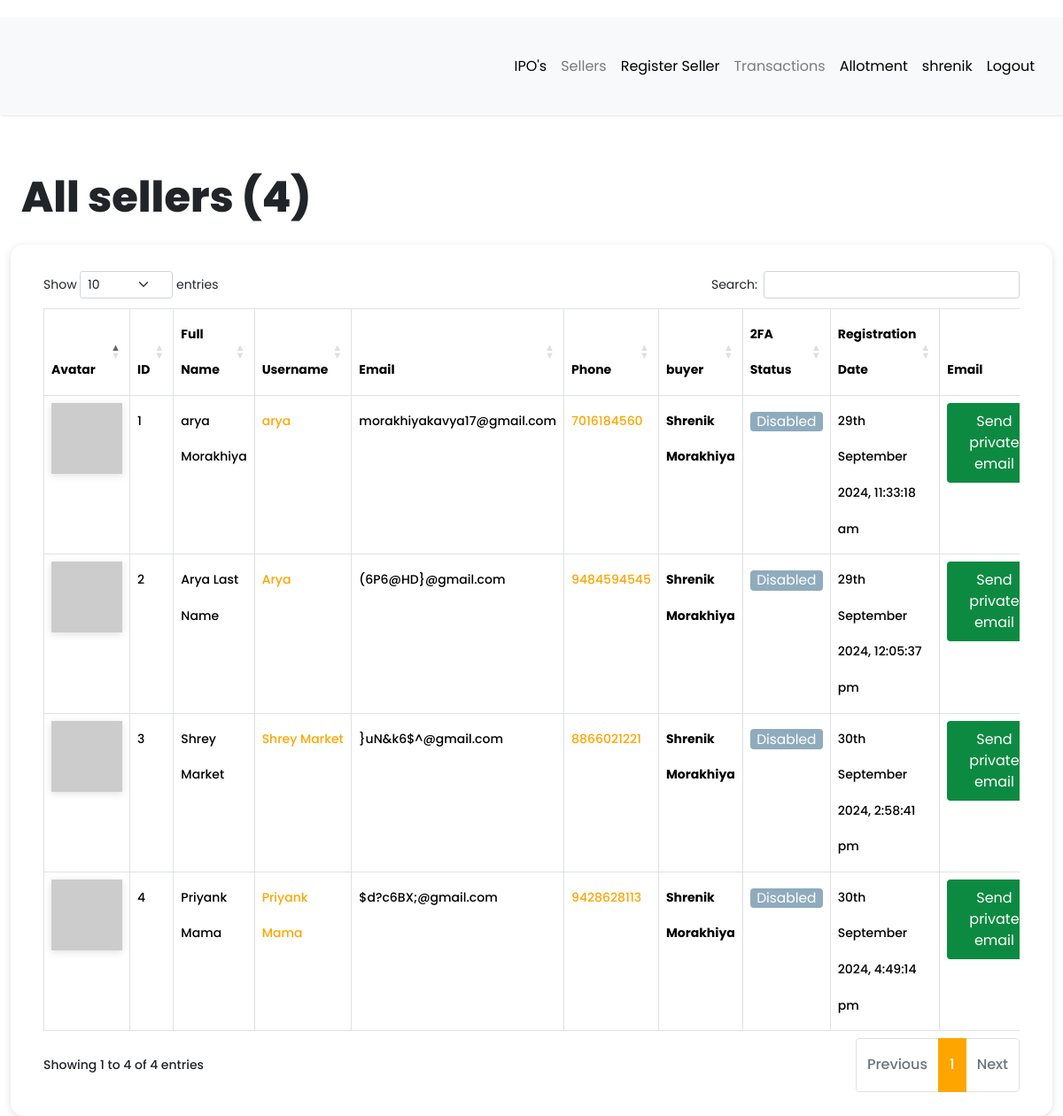
Screenshot of /dashboard/all-sellers (signed in) with the database file from the repository.
### app/models.py (models this page shows, shortened)
class User(db.Model, UserMixin):
    __tablename__ = "user"
    id = db.Column(db.Integer, primary_key=True)
    first_name = db.Column(db.String(64), index=True, default="First Name", nullable=False)
    last_name = db.Column(db.String(64), index=True, nullable=True)
    username = db.Column(db.String(64), index=True, unique=True, nullable=False)
    email = db.Column(db.String(128), index=True, nullable=False)
    password_hash = db.Column(db.String(128))
    confirm_password = db.Column(db.String(128))
    phone_number = db.Column(db.String(20), nullable=False, unique = True)
    verification_phone = db.Column(db.String(20))
    active = db.Column(db.Boolean, nullable=False, default=True)
    delete_account = db.Column(db.Boolean, default=False)
    registered_at = db.Column(db.DateTime, default=datetime.utcnow, nullable=False)
    emails = db.relationship("Email", backref="author", lazy="dynamic")
    type = db.Column(db.String(64))
    __mapper_args__ = {"polymorphic_identity": "user", "polymorphic_on": "type"}
    def two_factor_enabled(self):
        return self.verification_phone is not None
    @property
    def is_active(self):
        return self.active
    def avatar(self, size):
        digest = md5(self.email.lower().encode("utf-8")).hexdigest()
        return f"https://www.gravatar.com/avatar/{digest}?d=identicon&s={size}"

class Seller(User):
    __tablename__ = "seller"
    id = db.Column(
        db.Integer,
        db.ForeignKey("user.id", ondelete="CASCADE", name="fk_seller_user_id"),  # Explicit FK name
        primary_key=True
    )
    current_residence = db.Column(db.String(64), default="Ahmedabad, Gujarat")
    buyer_id = db.Column(db.Integer, db.ForeignKey("buyer.id", ondelete="CASCADE"))
    buyer = db.relationship(
        "Buyer", backref="buyer", foreign_keys=[buyer_id], passive_deletes=True
    )
    __mapper_args__ = {"polymorphic_identity": "seller", "polymorphic_load": "inline"}

### app/routes.py (the view)
@app.route("/dashboard/all-sellers")
@login_required
def all_sellers():
    try:
        if current_user.type == "admin":
            sellers = Seller.query.all()
            all_registered_sellers = len(sellers)
            return render_template(
                "seller/all_sellers.html",
                title="All sellers",
                sellers=sellers,
                all_registered_sellers=all_registered_sellers,
            )
        elif current_user.type == "buyer":
            sellers = Seller.query.filter_by(buyer_id=current_user.id).all()
            all_registered_sellers = len(sellers)
            return render_template(
                "seller/all_sellers.html",
                title="All sellers",
                sellers=sellers,
                all_registered_sellers=all_registered_sellers,
            )
        else:
            return flash_message()
    except Exception as e:
        print(f"An error occurred: {e}")
        return f"Error : {e}", 400

### app/models.py (called while the page is built)
@login.user_loader
def load_user(id):
    return User.query.get(int(id))

### app/templates/seller/all_sellers.html (shortened to what this page needs)
{% extends 'base.html' %}
{% block current_user_content %}
    <div class="container-fluid content">
        <div class="row">
            <div class="col-md-12">
                <h1 class="mt-4 mb-4">{{ title }} ({{ all_registered_sellers }})</h1>
            </div>
        </div>
        <div class="row users">
            <div class="col-md-12">
                <div class="table-responsive">
                    <table id="data" class="table table-hover table-bordered">
                        <thead>
                            <tr>
                                <th>Avatar</th>
                                <th>ID</th>
                                <th>Full Name</th>
                                <th>Username</th>
                                <th>Email</th>
                                <th>Phone</th>
                                <th>buyer</th>
                                <th>2FA Status</th>
                                <th>Registration Date</th>
                                <th>Email</th>
                            </tr>
                        </thead>
                        <tbody>
                            {% for seller in sellers %}
                                <tr>
                                    <td><img src="{{ seller.avatar(25) }}"></td>
                                    <td>{{ loop.index }}</td>
                                    <td>{{ seller.first_name }} {{ seller.last_name }}</td>
                                    <td> <a href="{{ url_for('all_transaction',seller_id = seller.id) }}">{{ seller.username }}</a></td>
                                    <td>{{ seller.email }}</td>
                                    <td><a href="https://wa.me/{{ seller.phone_number | replace('+', '') }}?text=Hello%20From%20KavyaArya" target="_blank">{{ seller.phone_number }}</a></td>
                                    <td><strong>{{ seller.buyer.first_name }} {{ seller.buyer.last_name }}</strong></td>
                                    {% if seller.two_factor_enabled() %}
                                        <td><span class="label label-info"> Enabled </span></td>
                                    {% else %}
                                        <td><span class="label label-info"> Disabled </span></td>
                                    {% endif %}
                                    <td>{{ moment(seller.registered_at).format('Do MMMM YYYY, h:mm:ss a') }}</td>
                                    <td>
                                        {% if seller.email == current_user.email %}
                                            <a
                                                href=" {{ url_for('compose_direct_email_to_seller', email=seller.email) }} "
                                                class="btn link_disabled"
                                                style="background-color: #0d8a41; color: white;">
                                                Send Private Email
                                            </a>
                                        {% else %}
                                            <a
                                                href=" {{ url_for('compose_direct_email_to_seller', email=seller.email) }} "
                                                class="btn"
                                                style="background-color: #0d8a41; color: white;">
                                                    Send private email
                                            </a>
                                        {% endif %}
                                    </td>
                                </tr>
                            {% endfor %}
                        </tbody>
                    </table>
                </div>
            </div>
        </div>
    </div>
{% endblock %}

### app/templates/base.html (shortened to what this page needs)
<!DOCTYPE html>
<html lang="eng">
<head>
  <link rel="stylesheet" href="https://cdnjs.cloudflare.com/ajax/libs/intl-tel-input/16.0.4/css/intlTelInput.css">
  <link rel="stylesheet" type="text/css" href="https://cdn.datatables.net/1.10.25/css/dataTables.bootstrap5.css">
  <link rel="stylesheet" href="{{ url_for('static', filename='css/navbar.css') }}">
  {% if current_user.is_authenticated %}
  <link rel="stylesheet" type="text/css" href="{{ url_for('static', filename='css/custom_current_user.css') }}"
    alt="52 Not available at this momoent">
  <link href="https://cdn.jsdelivr.net/npm/bootstrap@5.3.3/dist/css/bootstrap.min.css" rel="stylesheet"
>
  <link rel="stylesheet" href="{{ url_for('static', filename='css/main.css') }}">
  <link rel="stylesheet"
    href="https://cdnjs.cloudflare.com/ajax/libs/malihu-custom-scrollbar-plugin/3.1.5/jquery.mCustomScrollbar.min.css">
  {% endif %}
</head>
<body>
    {% if current_user.is_authenticated %}
    {% if current_user.is_active %}
    <div class="wrapper">
      <div id="content">
        <nav class="navbar navbar-expand-lg navbar-light bg-light">
          <div class="container-fluid">
            {% if current_user.type == "seller" %}
            <div class="collapse navbar-collapse" id="navbarSupportedContent">
              <ul class="nav navbar-nav ms-auto">
                <li class="nav-item">
                  <a class="nav-link {{ 'link_disabled' if request.endpoint == 'view_product' else '' }}"
                    href="{{ url_for('view_product') }}" alt="459 Not available at this moment">IPO's</a>
                </li>
                <li class="nav-item">
                  <a class="nav-link {{ 'link_disabled' if request.endpoint == 'all_pan' else '' }}"
                    href="{{ url_for('all_pan') }}" alt="459 Not available at this moment">My Pan</a>
                </li>
                <li class="nav-item">
                  <a class="nav-link {{ 'link_disabled' if request.endpoint == 'add_pan' else '' }}"
                    href="{{ url_for('add_pan') }}" alt="459 Not available at this moment">Add Pan</a>
                </li>
                <li class="nav-item">
                  <a class="nav-link {{ 'link_disabled' if request.endpoint == 'all_transaction' else '' }}"
                    href="{{ url_for('all_transaction') }}" alt="459 Not available at this moment">Transactions</a>
                </li>
                <li class="nav-item">
                  <a class="nav-link {{ 'link_disabled' if request.endpoint == 'checking_allotment' else '' }}"
                    href="{{ url_for('checking_allotment') }}" alt="459 Not available at this moment">Allotment</a>
                </li>
                <li class="nav-item ">
                  <a class="nav-link {{ 'link_disabled' if request.endpoint == 'dashboard' else '' }}"
                    href="{{ url_for('dashboard') }}" alt="459 Not available at this moment">{{ current_user.username
                    }}</a>
                </li>
                <li class="nav-item">
                  <a class="nav-link {{ 'link_disabled' if request.endpoint == 'logout' else '' }}"
                    href="{{ url_for('logout') }}" alt="459 Not available at this moment">Logout</a>
                </li>
              </ul>
            </div>
            {% elif current_user.type == "buyer" %}
            <div class="collapse navbar-collapse" id="navbarSupportedContent">
              <ul class="nav navbar-nav ms-auto">
                <li class="nav-item">
                  <a class="nav-link {{ 'link_disabled' if request.endpoint == 'view_product' else '' }}"
                    href="{{ url_for('view_product') }}" alt="459 Not available at this moment">IPO's</a>
                </li>
                <li class="nav-item">
                  <a class="nav-link {{ 'link_disabled' if request.endpoint == 'all_sellers' else '' }}"
                    href="{{ url_for('all_sellers') }}" alt="459 Not available at this moment">Sellers</a>
                </li>
                <li class="nav-item">
                  <a class="nav-link {{ 'link_disabled' if request.endpoint == 'register_seller' else '' }}"
                    href="{{ url_for('register_seller') }}" alt="459 Not available at this moment">Register Seller</a>
                </li>
                <li class="nav-item">
                  <a class="nav-link {{ 'link_disabled' if request.endpoint == 'all_sellers' else '' }}"
                    href="{{ url_for('all_sellers') }}" alt="459 Not available at this moment">Transactions</a>
                </li>
                <li class="nav-item">
                  <a class="nav-link {{ 'link_disabled' if request.endpoint == 'checking_allotment' else '' }}"
                    href="{{ url_for('checking_allotment') }}" alt="459 Not available at this moment">Allotment</a>
                </li>
                <li class="nav-item ">
                  <a class="nav-link {{ 'link_disabled' if request.endpoint == 'dashboard' else '' }}"
                    href="{{ url_for('dashboard') }}" alt="459 Not available at this moment">{{ current_user.username
                    }}</a>
                </li>
                <li class="nav-item">
                  <a class="nav-link {{ 'link_disabled' if request.endpoint == 'logout' else '' }}"
                    href="{{ url_for('logout') }}" alt="459 Not available at this moment">Logout</a>
                </li>
              </ul>
            </div>
            {% endif %}
        </nav>
        {% block current_user_content %}
        {% endblock %}
      </div>
    </div>
    {% endif %}
    {% endif %}
</body>
</html>

### app/static/css/navbar.css (style rules this page uses)
:root { --default-primary: #90f188; --default-secondary: #0f1d07; --container-gutter: clamp(2.5rem, 2.6455026455vw, 3.325rem); --theme-primary: var(--default-primary); --theme-secondary: var(--default-secondary); }

### app/static/css/custom_current_user.css (style rules this page uses)
body { font-family: 'Poppins', sans-serif; background: #fafafa; }
a, a:hover, a:focus { color: inherit; text-decoration: none; transition: all 0.3s; }
.navbar { padding: 15px 10px; background: #fff; border: none; border-radius: 0; margin-bottom: 40px; box-shadow: 1px 1px 3px #0000001a; }
.wrapper { display: flex; width: 100%; }
#content { width: calc(100%); padding-top: 20px; padding-bottom: 20px; min-height: 100vh; transition: all 0.3s; position: absolute; top: 0; right: 0; }
.users { margin-bottom: 25px; padding: 25px; border-radius: 15px; box-shadow: #63636333 0px 2px 8px 0px; }
.link_disabled { pointer-events: none; color: currentColor; cursor: not-allowed; opacity: 0.5; text-decoration: none; }
.btn { display: inline-block; font-weight: 400; line-height: 0.5; color: #575555; text-align: center; text-decoration: none; vertical-align: middle; cursor: pointer; -webkit-user-select: none; -moz-user-select: none; -ms-user-select: none; user-select: none; background-color: #c2c2c2; border: 1px solid transparent; padding: 0.8rem 0.8rem; font-size: 1.1em; border-radius: 0.25rem; transition: color 0.15s ease-in-out, background-color 0.15s ease-in-out, border-color 0.15s ease-in-out, box-shadow 0.15s ease-in-out; }
.label { display: inline-block; font-weight: 400; line-height: 0.5; text-align: center; text-decoration: none; vertical-align: middle; cursor: pointer; -webkit-user-select: none; -moz-user-select: none; -ms-user-select: none; user-select: none; background-color: #e2e2e2; border: 1px solid transparent; padding: 0.4rem 0.4rem; font-size: 1.1em; border-radius: 0.25rem; transition: color 0.15s ease-in-out, background-color 0.15s ease-in-out, border-color 0.15s ease-in-out, box-shadow 0.15s ease-in-out; }
.label-info { background-color: #8fabbe; }
.label-info, .label-success, .label-warning, .label-danger, .label-info:hover, .label-success:hover, .label-warning:hover, .label-danger:hover { color: white; }
img { box-shadow: #63636333 0px 2px 8px 0px; }

### rows the page displays
User: username "shrenik"
Seller: first_name "arya", last_name "Morakhiya", username "arya", email "morakhiyakavya17@gmail.com", phone_number "7016184560", buyer.first_name "Shrenik", buyer.last_name "Morakhiya"
User: registered_at "29th September 2024, 11:33:18 am"
Seller: first_name "Arya", last_name "Last Name", username "Arya", email "(6P6@HD}@gmail.com", phone_number "9484594545", buyer.first_name "Shrenik", buyer.last_name "Morakhiya"
User: registered_at "29th September 2024, 12:05:37 pm"
Seller: first_name "Shrey Market", username "Shrey Market", email "}uN&k6$^@gmail.com", phone_number "8866021221", buyer.first_name "Shrenik", buyer.last_name "Morakhiya"
User: registered_at "30th September 2024, 2:58:41 pm"
Seller: first_name "Priyank Mama", username "Priyank Mama", email "$d?c6BX;@gmail.com", phone_number "9428628113", buyer.first_name "Shrenik", buyer.last_name "Morakhiya"
User: registered_at "30th September 2024, 4:49:14 pm"

### other values shown
{{ title }} "All sellers"
{{ all_registered_sellers }} "4"
